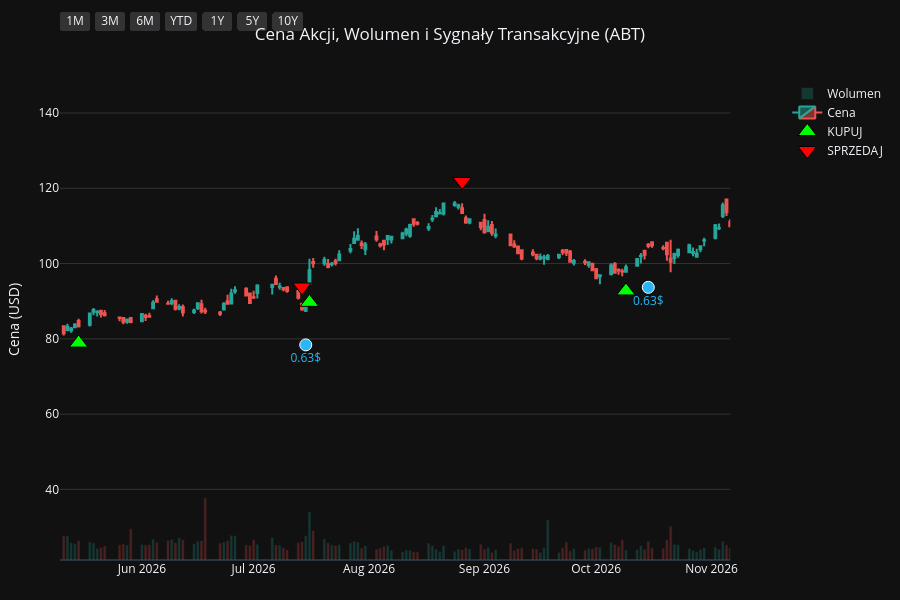
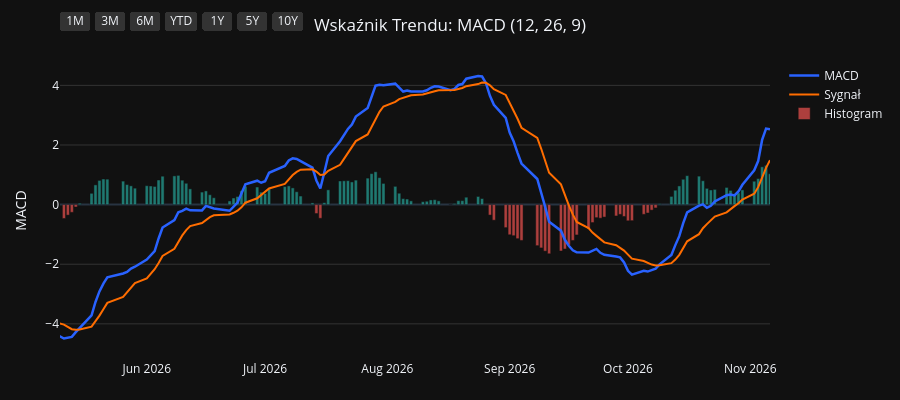
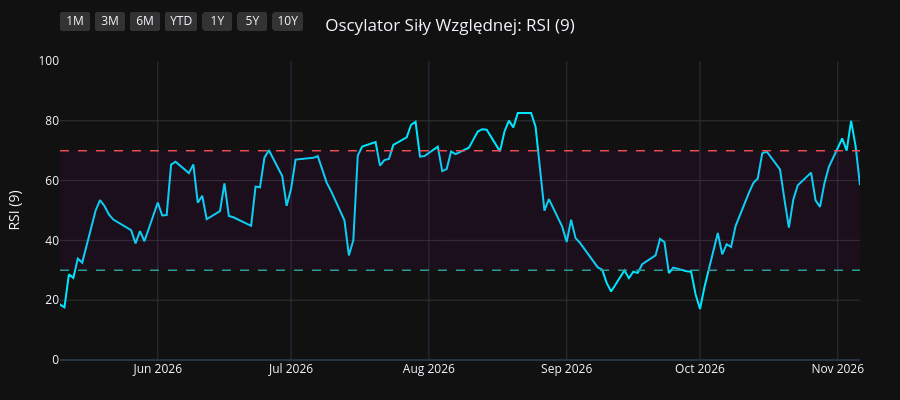
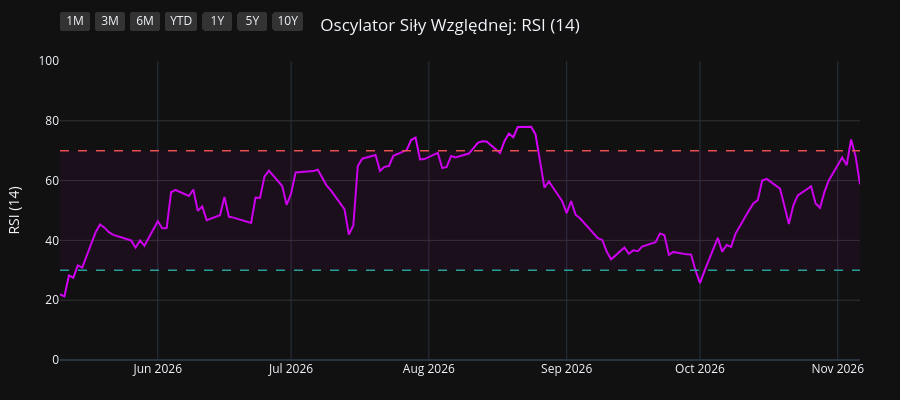

Write notebook code for charts like these, in order.
### Code cell
import os
import yfinance as yf
import pandas as pd
import pandas_ta as ta
import plotly.graph_objects as go
from plotly.subplots import make_subplots

# 1. Pobranie i przygotowanie danych
symbol = os.environ.get("STOCK_TICKER", "").strip().upper()
if not symbol:
    raise RuntimeError("Set STOCK_TICKER before running price_extractor.ipynb")
df = yf.Ticker(symbol).history(period="10y")
df.index = df.index.tz_localize(None)

# Wskaźniki i sygnały
df.ta.macd(fast=12, slow=26, signal=9, append=True)
df.ta.rsi(length=9, append=True)
df.ta.rsi(length=14, append=True)
df.ta.rsi(length=21, append=True)
df.dropna(inplace=True)

macd = df['MACD_12_26_9']
signal = df['MACDs_12_26_9']
wczorajszy_macd = macd.shift(1)
wczorajszy_signal = signal.shift(1)

df['Decyzja'] = 'BRAK'
df.loc[(macd > signal) & (wczorajszy_macd <= wczorajszy_signal), 'Decyzja'] = 'KUPUJ'
df.loc[(macd < signal) & (wczorajszy_macd >= wczorajszy_signal), 'Decyzja'] = 'SPRZEDAJ'

df_kupuj = df[df['Decyzja'] == 'KUPUJ']
df_sprzedaj = df[df['Decyzja'] == 'SPRZEDAJ']
df_dywidendy = df[df['Dividends'] > 0]
df_splity = df[df['Stock Splits'] > 0]

# Wspólna konfiguracja osi X
konfiguracja_osi_x = dict(
    type="date",
    showspikes=True, spikemode="across", spikesnap="cursor", spikedash="dot", spikecolor="#ffffff", spikethickness=1, hoverformat="%Y-%m-%d",
    rangeselector=dict(
        buttons=list([
            dict(count=1, label="1M", step="month", stepmode="backward"),
            dict(count=3, label="3M", step="month", stepmode="backward"),
            dict(count=6, label="6M", step="month", stepmode="backward"),
            dict(count=1, label="YTD", step="year", stepmode="todate"),
            dict(count=1, label="1Y", step="year", stepmode="backward"),
            dict(count=5, label="5Y", step="year", stepmode="backward"),
            dict(step="all", label="10Y")
        ]),
        bgcolor="#333333", activecolor="#2962ff", x=0, y=1.1
    )
)

# ==========================================
# WYKRES 1: CENA + WOLUMEN + SYGNAŁY
# ==========================================
fig1 = make_subplots(specs=[[{"secondary_y": True}]])

kolory_wolumenu = ['#26a69a' if row['Close'] >= row['Open'] else '#ef5350' for index, row in df.iterrows()]
fig1.add_trace(go.Bar(x=df.index, y=df['Volume'], marker_color=kolory_wolumenu, opacity=0.25, name='Wolumen'), secondary_y=True)
fig1.add_trace(go.Candlestick(x=df.index, open=df['Open'], high=df['High'], low=df['Low'], close=df['Close'], name='Cena', increasing_line_color='#26a69a', decreasing_line_color='#ef5350'), secondary_y=False)
fig1.add_trace(go.Scatter(x=df_kupuj.index, y=df_kupuj['Low'] * 0.95, customdata=df_kupuj[['Low', 'High']], mode='markers', marker=dict(symbol='triangle-up', size=16, color='#00ff00', line=dict(width=1, color='black')), name='KUPUJ', hovertemplate='KUPUJ<br>Najniższa: %{customdata[0]:.2f}<br>Najwyższa: %{customdata[1]:.2f}<extra></extra>'), secondary_y=False)
fig1.add_trace(go.Scatter(x=df_sprzedaj.index, y=df_sprzedaj['High'] * 1.05, customdata=df_sprzedaj[['Low', 'High']], mode='markers', marker=dict(symbol='triangle-down', size=16, color='#ff0000', line=dict(width=1, color='black')), name='SPRZEDAJ', hovertemplate='SPRZEDAJ<br>Najniższa: %{customdata[0]:.2f}<br>Najwyższa: %{customdata[1]:.2f}<extra></extra>'), secondary_y=False)

if not df_dywidendy.empty:
    fig1.add_trace(go.Scatter(x=df_dywidendy.index, y=df_dywidendy['Low'] * 0.90, mode='markers+text', marker=dict(symbol='circle', size=12, color='#29b6f6', line=dict(width=1, color='white')), text=df_dywidendy['Dividends'].apply(lambda x: f"{x}$"), textposition="bottom center", name='Dywidenda', showlegend=False, hovertemplate='Dywidenda: %{text}<extra></extra>', textfont=dict(color="#29b6f6")), secondary_y=False)
if not df_splity.empty:
                    fig1.add_trace(go.Scatter(x=df_splity.index, y=df_splity['High'], mode='markers+text', marker=dict(symbol='star', size=16, color='#ffee58', line=dict(width=1, color='black')), text=df_splity['Stock Splits'].apply(lambda x: f"{x:g}:1" if x >= 1 else f"1:{1 / x:g}"), textposition="top center", name='Split', hovertemplate='%{text}<extra></extra>', textfont=dict(color="#ffee58")), secondary_y=False)

fig1.update_layout(title=dict(text=f"Cena Akcji, Wolumen i Sygnały Transakcyjne ({symbol})", x=0.5, xanchor='center'), dragmode='pan', xaxis_rangeslider_visible=False, template='plotly_dark', height=600, hovermode='x unified', margin=dict(l=60, r=40, t=60, b=40))
fig1.update_xaxes(**konfiguracja_osi_x)
fig1.update_xaxes(range=[df.index.max() - pd.Timedelta(days=180), df.index.max()])
fig1.update_yaxes(title_text="Cena (USD)", secondary_y=False, gridcolor='#333333')
fig1.update_yaxes(range=[0, df['Volume'].max() * 4], showgrid=False, showticklabels=False, secondary_y=True)
fig1.show(config={'scrollZoom': True})

# ==========================================
# WYKRES 2: WSKAŹNIK MACD
# ==========================================
fig2 = go.Figure()
fig2.add_trace(go.Scatter(x=df.index, y=df['MACD_12_26_9'], line=dict(color='#2962ff', width=2.5), name='MACD'))
fig2.add_trace(go.Scatter(x=df.index, y=df['MACDs_12_26_9'], line=dict(color='#ff6d00', width=2), name='Sygnał'))
kolory_macd = ['#26a69a' if val >= 0 else '#ef5350' for val in df['MACDh_12_26_9']]
fig2.add_trace(go.Bar(x=df.index, y=df['MACDh_12_26_9'], marker_color=kolory_macd, name='Histogram', opacity=0.7))
fig2.update_layout(title=dict(text="Wskaźnik Trendu: MACD (12, 26, 9)", x=0.5, xanchor='center'), dragmode='pan', xaxis_rangeslider_visible=False, template='plotly_dark', height=400, hovermode='x unified', margin=dict(l=60, r=40, t=60, b=40))
fig2.update_xaxes(**konfiguracja_osi_x)
fig2.update_xaxes(range=[df.index.max() - pd.Timedelta(days=180), df.index.max()])
fig2.update_yaxes(title_text="MACD", gridcolor='#333333')
fig2.show(config={'scrollZoom': True})

# ==========================================
# WYKRES 3: OSCYLATOR RSI (9)
# ==========================================
fig3 = go.Figure()
fig3.add_trace(go.Scatter(x=df.index, y=df['RSI_9'], line=dict(color='#00e5ff', width=2), name='RSI (9)'))
fig3.add_hline(y=70, line_dash="dash", line_color="#ef5350", line_width=1.5)
fig3.add_hline(y=30, line_dash="dash", line_color="#26a69a", line_width=1.5)
fig3.add_hrect(y0=30, y1=70, line_width=0, fillcolor="purple", opacity=0.1)
fig3.update_layout(title=dict(text="Oscylator Siły Względnej: RSI (9)", x=0.5, xanchor='center'), dragmode='pan', xaxis_rangeslider_visible=False, template='plotly_dark', height=400, hovermode='x unified', margin=dict(l=60, r=40, t=60, b=40))
fig3.update_xaxes(**konfiguracja_osi_x)
fig3.update_xaxes(range=[df.index.max() - pd.Timedelta(days=180), df.index.max()])
fig3.update_yaxes(title_text="RSI (9)", range=[0, 100], gridcolor='#333333')
fig3.show(config={'scrollZoom': True})

# ==========================================
# WYKRES 4: OSCYLATOR RSI (14)
# ==========================================
fig4 = go.Figure()
fig4.add_trace(go.Scatter(x=df.index, y=df['RSI_14'], line=dict(color='#d500f9', width=2), name='RSI (14)'))
fig4.add_hline(y=70, line_dash="dash", line_color="#ef5350", line_width=1.5)
fig4.add_hline(y=30, line_dash="dash", line_color="#26a69a", line_width=1.5)
fig4.add_hrect(y0=30, y1=70, line_width=0, fillcolor="purple", opacity=0.1)
fig4.update_layout(title=dict(text="Oscylator Siły Względnej: RSI (14)", x=0.5, xanchor='center'), dragmode='pan', xaxis_rangeslider_visible=False, template='plotly_dark', height=400, hovermode='x unified', margin=dict(l=60, r=40, t=60, b=40))
fig4.update_xaxes(**konfiguracja_osi_x)
fig4.update_xaxes(range=[df.index.max() - pd.Timedelta(days=180), df.index.max()])
fig4.update_yaxes(title_text="RSI (14)", range=[0, 100], gridcolor='#333333')
fig4.show(config={'scrollZoom': True})

# ==========================================
# WYKRES 5: OSCYLATOR RSI (21)
# ==========================================
fig5 = go.Figure()
fig5.add_trace(go.Scatter(x=df.index, y=df['RSI_21'], line=dict(color='#64dd17', width=2), name='RSI (21)'))
fig5.add_hline(y=70, line_dash="dash", line_color="#ef5350", line_width=1.5)
fig5.add_hline(y=30, line_dash="dash", line_color="#26a69a", line_width=1.5)
fig5.add_hrect(y0=30, y1=70, line_width=0, fillcolor="purple", opacity=0.1)
fig5.update_layout(title=dict(text="Oscylator Siły Względnej: RSI (21)", x=0.5, xanchor='center'), dragmode='pan', xaxis_rangeslider_visible=False, template='plotly_dark', height=400, hovermode='x unified', margin=dict(l=60, r=40, t=60, b=40))
fig5.update_xaxes(**konfiguracja_osi_x)
fig5.update_xaxes(range=[df.index.max() - pd.Timedelta(days=180), df.index.max()])
fig5.update_yaxes(title_text="RSI (21)", range=[0, 100], gridcolor='#333333')
fig5.show(config={'scrollZoom': True})

### Figure 1 — Plotly figure (JSON) as saved in the notebook; plotly's stock layout.template omitted (floating-point values rounded to 4 significant figures; data arrays with more than 128 entries replaced by an {"elided": "..."} marker saying what was removed)
{"data": [{"marker": {"color": {"elided": "2481 str values"}}, "name": "Wolumen", "opacity": 0.25, "type": "bar", "x": {"elided": "2481 str values"}, "xaxis": "x", "y": {"elided": "2481 int values"}, "yaxis": "y2"}, {"close": {"elided": "2481 float values"}, "decreasing": {"line": {"color": "#ef5350"}}, "high": {"elided": "2481 float values"}, "increasing": {"line": {"color": "#26a69a"}}, "low": {"elided": "2481 float values"}, "name": "Cena", "open": {"elided": "2481 float values"}, "type": "candlestick", "x": {"elided": "2481 str values"}, "xaxis": "x", "yaxis": "y"}, {"customdata": {"elided": "108x2 float values"}, "hovertemplate": "KUPUJ<br>Najniższa: %{customdata[0]:.2f}<br>Najwyższa: %{customdata[1]:.2f}<extra></extra>", "marker": {"color": "#00ff00", "line": {"color": "black", "width": 1}, "size": 16, "symbol": "triangle-up"}, "mode": "markers", "name": "KUPUJ", "type": "scatter", "x": ["2016-12-27T00:00:00", "2017-01-27T00:00:00", "2017-04-24T00:00:00", "2017-05-26T00:00:00", "2017-07-20T00:00:00", "2017-08-23T00:00:00", "2017-09-25T00:00:00", "2017-09-28T00:00:00", "2017-11-22T00:00:00", "2017-11-30T00:00:00", "2017-12-18T00:00:00", "2018-01-24T00:00:00", "2018-02-26T00:00:00", "2018-04-17T00:00:00", "2018-05-07T00:00:00", "2018-07-09T00:00:00", "2018-08-23T00:00:00", "2018-09-13T00:00:00", "2018-11-02T00:00:00", "2018-11-28T00:00:00", "2018-12-12T00:00:00", "2018-12-31T00:00:00", "2019-01-11T00:00:00", "2019-03-15T00:00:00", "2019-03-19T00:00:00", "2019-04-26T00:00:00", "2019-05-30T00:00:00", "2019-07-03T00:00:00", "2019-07-19T00:00:00", "2019-08-30T00:00:00", "2019-09-04T00:00:00", "2019-09-11T00:00:00", "2019-10-15T00:00:00", "2019-11-26T00:00:00", "2019-12-06T00:00:00", "2019-12-13T00:00:00", "2020-01-16T00:00:00", "2020-03-18T00:00:00", "2020-03-27T00:00:00", "2020-06-23T00:00:00", "2020-07-01T00:00:00", "2020-08-27T00:00:00", "2020-10-01T00:00:00", "2020-11-04T00:00:00", "2020-12-17T00:00:00", "2021-03-22T00:00:00", "2021-05-25T00:00:00", "2021-06-15T00:00:00", "2021-08-16T00:00:00", "2021-09-02T00:00:00", "2021-10-15T00:00:00", "2021-11-15T00:00:00", "2021-12-03T00:00:00", "2022-02-02T00:00:00", "2022-03-03T00:00:00", "2022-03-09T00:00:00", "2022-03-16T00:00:00", "2022-04-20T00:00:00", "2022-05-17T00:00:00", "2022-06-27T00:00:00", "2022-08-10T00:00:00", "2022-09-08T00:00:00", "2022-10-04T00:00:00", "2022-10-31T00:00:00", "2022-11-04T00:00:00", "2022-12-12T00:00:00", "2023-01-04T00:00:00", "2023-01-23T00:00:00", "2023-03-20T00:00:00", "2023-06-15T00:00:00", "2023-07-13T00:00:00", "2023-07-20T00:00:00", "2023-09-13T00:00:00", "2023-10-06T00:00:00", "2023-10-18T00:00:00", "2023-12-28T00:00:00", "2024-01-09T00:00:00", "2024-02-20T00:00:00", "2024-04-26T00:00:00", "2024-05-22T00:00:00", "2024-06-03T00:00:00", "2024-07-12T00:00:00", "2024-07-22T00:00:00", "2024-09-09T00:00:00", "2024-10-10T00:00:00", "2024-11-05T00:00:00", "2024-11-22T00:00:00", "2024-12-26T00:00:00", "2025-01-13T00:00:00", "2025-01-16T00:00:00", "2025-02-25T00:00:00", "2025-03-31T00:00:00", "2025-04-16T00:00:00", "2025-05-16T00:00:00", "2025-06-11T00:00:00", "2025-06-24T00:00:00", "2025-06-30T00:00:00", "2025-07-30T00:00:00", "2025-09-12T00:00:00", "2025-09-17T00:00:00", "2025-11-07T00:00:00", "2025-12-15T00:00:00", "2026-02-06T00:00:00", "2026-04-08T00:00:00", "2026-04-14T00:00:00", "2026-05-15T00:00:00", "2026-07-16T00:00:00", "2026-10-09T00:00:00"], "xaxis": "x", "y": [30.28, 32.4, 34.94, 34.94, 39.55, 39.58, 41.93, 42.97, 44.76, 44.55, 44.64, 49.15, 48.34, 48.02, 47.93, 50.53, 53.61, 54.85, 57.08, 57.49, 59.45, 58.63, 56.14, 65.03, 65.11, 64.14, 62.77, 70.26, 72.62, 70.28, 69.57, 68.3, 67.28, 70.3, 71.19, 71.52, 73.2, 62.29, 61.63, 76.34, 76.04, 92.45, 91.48, 93.25, 91.14, 102.0, 100.3, 93.96, 105.7, 109.1, 100.7, 110.3, 110.1, 110.3, 104.0, 100.5, 100.9, 101.8, 96.69, 93.84, 95.04, 90.16, 87.5, 85.83, 84.08, 94.2, 96.49, 98.75, 85.36, 91.02, 94.42, 95.6, 90.53, 84.67, 81.74, 97.86, 99.95, 102.1, 95.82, 92.72, 91.8, 93.77, 92.64, 103.5, 104.5, 105.8, 105.9, 103.5, 101.9, 101.5, 122.9, 119.5, 118.5, 122.0, 122.1, 121.6, 123.1, 117.3, 121.3, 122.5, 115.5, 116.1, 101.5, 94.39, 93.54, 78.87, 89.69, 92.72], "yaxis": "y"}, {"customdata": {"elided": "107x2 float values"}, "hovertemplate": "SPRZEDAJ<br>Najniższa: %{customdata[0]:.2f}<br>Najwyższa: %{customdata[1]:.2f}<extra></extra>", "marker": {"color": "#ff0000", "line": {"color": "black", "width": 1}, "size": 16, "symbol": "triangle-down"}, "mode": "markers", "name": "SPRZEDAJ", "type": "scatter", "x": ["2017-01-25T00:00:00", "2017-03-03T00:00:00", "2017-05-16T00:00:00", "2017-06-28T00:00:00", "2017-07-28T00:00:00", "2017-09-19T00:00:00", "2017-09-27T00:00:00", "2017-10-25T00:00:00", "2017-11-29T00:00:00", "2017-12-04T00:00:00", "2018-01-23T00:00:00", "2018-02-05T00:00:00", "2018-03-22T00:00:00", "2018-05-02T00:00:00", "2018-06-13T00:00:00", "2018-08-07T00:00:00", "2018-09-06T00:00:00", "2018-10-05T00:00:00", "2018-11-20T00:00:00", "2018-12-10T00:00:00", "2018-12-14T00:00:00", "2019-01-03T00:00:00", "2019-03-07T00:00:00", "2019-03-18T00:00:00", "2019-03-22T00:00:00", "2019-05-08T00:00:00", "2019-07-01T00:00:00", "2019-07-08T00:00:00", "2019-07-31T00:00:00", "2019-09-03T00:00:00", "2019-09-10T00:00:00", "2019-09-16T00:00:00", "2019-11-22T00:00:00", "2019-12-03T00:00:00", "2019-12-09T00:00:00", "2019-12-31T00:00:00", "2020-01-31T00:00:00", "2020-03-19T00:00:00", "2020-04-29T00:00:00", "2020-06-24T00:00:00", "2020-08-04T00:00:00", "2020-09-04T00:00:00", "2020-10-20T00:00:00", "2020-11-19T00:00:00", "2021-02-19T00:00:00", "2021-04-27T00:00:00", "2021-05-26T00:00:00", "2021-08-11T00:00:00", "2021-08-25T00:00:00", "2021-09-13T00:00:00", "2021-11-11T00:00:00", "2021-11-18T00:00:00", "2022-01-04T00:00:00", "2022-02-15T00:00:00", "2022-03-08T00:00:00", "2022-03-10T00:00:00", "2022-04-18T00:00:00", "2022-04-26T00:00:00", "2022-06-10T00:00:00", "2022-08-09T00:00:00", "2022-08-22T00:00:00", "2022-09-20T00:00:00", "2022-10-20T00:00:00", "2022-11-03T00:00:00", "2022-12-06T00:00:00", "2022-12-19T00:00:00", "2023-01-19T00:00:00", "2023-01-24T00:00:00", "2023-05-08T00:00:00", "2023-07-12T00:00:00", "2023-07-18T00:00:00", "2023-08-02T00:00:00", "2023-09-20T00:00:00", "2023-10-11T00:00:00", "2023-12-21T00:00:00", "2023-12-29T00:00:00", "2024-01-22T00:00:00", "2024-03-13T00:00:00", "2024-05-21T00:00:00", "2024-05-29T00:00:00", "2024-07-01T00:00:00", "2024-07-18T00:00:00", "2024-09-05T00:00:00", "2024-09-18T00:00:00", "2024-10-25T00:00:00", "2024-11-07T00:00:00", "2024-12-03T00:00:00", "2025-01-10T00:00:00", "2025-01-15T00:00:00", "2025-02-14T00:00:00", "2025-03-05T00:00:00", "2025-04-04T00:00:00", "2025-05-13T00:00:00", "2025-05-22T00:00:00", "2025-06-17T00:00:00", "2025-06-27T00:00:00", "2025-07-02T00:00:00", "2025-09-10T00:00:00", "2025-09-15T00:00:00", "2025-09-26T00:00:00", "2025-12-03T00:00:00", "2026-01-13T00:00:00", "2026-03-06T00:00:00", "2026-04-10T00:00:00", "2026-04-16T00:00:00", "2026-07-14T00:00:00", "2026-08-26T00:00:00"], "xaxis": "x", "y": [35.44, 39.89, 39.28, 43.19, 44.47, 46.28, 47.02, 49.74, 50.12, 50.03, 53.28, 55.34, 55.54, 52.63, 56.77, 58.97, 59.76, 65.42, 64.13, 64.63, 64.81, 62.44, 70.99, 72.81, 72.86, 70.38, 77.71, 77.98, 81.14, 77.69, 76.62, 77.02, 77.43, 77.8, 78.72, 80.16, 82.58, 75.71, 86.48, 84.32, 93.93, 98.93, 102.9, 104.1, 117.8, 115.6, 111.6, 116.8, 119.2, 122.8, 122.6, 123.0, 132.7, 119.6, 113.5, 112.4, 113.3, 114.6, 106.8, 104.7, 105.1, 99.11, 94.46, 93.76, 101.9, 103.6, 109.0, 110.3, 108.9, 105.6, 105.1, 108.0, 99.36, 95.25, 107.1, 109.2, 114.5, 119.8, 103.4, 101.3, 105.0, 104.2, 114.6, 117.6, 117.0, 118.1, 118.1, 114.5, 114.0, 134.1, 140.0, 133.8, 133.8, 134.9, 136.1, 137.0, 138.4, 134.5, 137.0, 136.9, 130.7, 127.7, 114.0, 105.8, 102.6, 93.77, 121.8], "yaxis": "y"}, {"hovertemplate": "Dywidenda: %{text}<extra></extra>", "marker": {"color": "#29b6f6", "line": {"color": "white", "width": 1}, "size": 12, "symbol": "circle"}, "mode": "markers+text", "name": "Dywidenda", "showlegend": false, "text": ["0.265$", "0.265$", "0.265$", "0.265$", "0.28$", "0.28$", "0.28$", "0.28$", "0.32$", "0.32$", "0.32$", "0.32$", "0.36$", "0.36$", "0.36$", "0.36$", "0.45$", "0.45$", "0.45$", "0.45$", "0.47$", "0.47$", "0.47$", "0.47$", "0.51$", "0.51$", "0.51$", "0.51$", "0.55$", "0.55$", "0.55$", "0.55$", "0.59$", "0.59$", "0.59$", "0.59$", "0.63$", "0.63$", "0.63$", "0.63$"], "textfont": {"color": "#29b6f6"}, "textposition": "bottom center", "type": "scatter", "x": ["2017-01-11T00:00:00", "2017-04-11T00:00:00", "2017-07-12T00:00:00", "2017-10-12T00:00:00", "2018-01-11T00:00:00", "2018-04-12T00:00:00", "2018-07-12T00:00:00", "2018-10-12T00:00:00", "2019-01-14T00:00:00", "2019-04-12T00:00:00", "2019-07-12T00:00:00", "2019-10-11T00:00:00", "2020-01-14T00:00:00", "2020-04-14T00:00:00", "2020-07-14T00:00:00", "2020-10-14T00:00:00", "2021-01-14T00:00:00", "2021-04-14T00:00:00", "2021-07-14T00:00:00", "2021-10-14T00:00:00", "2022-01-13T00:00:00", "2022-04-13T00:00:00", "2022-07-14T00:00:00", "2022-10-13T00:00:00", "2023-01-12T00:00:00", "2023-04-13T00:00:00", "2023-07-13T00:00:00", "2023-10-12T00:00:00", "2024-01-11T00:00:00", "2024-04-12T00:00:00", "2024-07-15T00:00:00", "2024-10-15T00:00:00", "2025-01-15T00:00:00", "2025-04-15T00:00:00", "2025-07-15T00:00:00", "2025-10-15T00:00:00", "2026-01-15T00:00:00", "2026-04-15T00:00:00", "2026-07-15T00:00:00", "2026-10-15T00:00:00"], "xaxis": "x", "y": [30.39, 32.58, 36.45, 41.29, 44.69, 45.03, 48.27, 53.3, 53.18, 60.99, 65.35, 62.84, 66.64, 68.9, 73.34, 86.12, 88.41, 98.07, 94.84, 95.03, 105.8, 96.25, 85.55, 80.92, 92.28, 85.14, 89.45, 75.77, 95.6, 92.57, 87.99, 99.81, 96.05, 109.3, 113.9, 110.4, 108.6, 89.38, 78.39, 93.68], "yaxis": "y"}], "layout": {"dragmode": "pan", "height": 600, "hovermode": "x unified", "margin": {"b": 40, "l": 60, "r": 40, "t": 60}, "title": {"text": "Cena Akcji, Wolumen i Sygnały Transakcyjne (ABT)", "x": 0.5, "xanchor": "center"}, "xaxis": {"anchor": "y", "domain": [0.0, 0.94], "hoverformat": "%Y-%m-%d", "range": ["2026-05-10T00:00:00", "2026-11-06T00:00:00"], "rangeselector": {"activecolor": "#2962ff", "bgcolor": "#333333", "buttons": [{"count": 1, "label": "1M", "step": "month", "stepmode": "backward"}, {"count": 3, "label": "3M", "step": "month", "stepmode": "backward"}, {"count": 6, "label": "6M", "step": "month", "stepmode": "backward"}, {"count": 1, "label": "YTD", "step": "year", "stepmode": "todate"}, {"count": 1, "label": "1Y", "step": "year", "stepmode": "backward"}, {"count": 5, "label": "5Y", "step": "year", "stepmode": "backward"}, {"label": "10Y", "step": "all"}], "x": 0, "y": 1.1}, "rangeslider": {"visible": false}, "showspikes": true, "spikecolor": "#ffffff", "spikedash": "dot", "spikemode": "across", "spikesnap": "cursor", "spikethickness": 1, "type": "date"}, "yaxis": {"anchor": "x", "domain": [0.0, 1.0], "gridcolor": "#333333", "title": {"text": "Cena (USD)"}}, "yaxis2": {"anchor": "x", "overlaying": "y", "range": [0, 325085200], "showgrid": false, "showticklabels": false, "side": "right"}}}

### Figure 2 — Plotly figure (JSON) as saved in the notebook; plotly's stock layout.template omitted (floating-point values rounded to 4 significant figures; data arrays with more than 128 entries replaced by an {"elided": "..."} marker saying what was removed)
{"data": [{"line": {"color": "#2962ff", "width": 2.5}, "name": "MACD", "type": "scatter", "x": {"elided": "2481 str values"}, "y": {"elided": "2481 float values"}}, {"line": {"color": "#ff6d00", "width": 2}, "name": "Sygnał", "type": "scatter", "x": {"elided": "2481 str values"}, "y": {"elided": "2481 float values"}}, {"marker": {"color": {"elided": "2481 str values"}}, "name": "Histogram", "opacity": 0.7, "type": "bar", "x": {"elided": "2481 str values"}, "y": {"elided": "2481 float values"}}], "layout": {"dragmode": "pan", "height": 400, "hovermode": "x unified", "margin": {"b": 40, "l": 60, "r": 40, "t": 60}, "title": {"text": "Wskaźnik Trendu: MACD (12, 26, 9)", "x": 0.5, "xanchor": "center"}, "xaxis": {"hoverformat": "%Y-%m-%d", "range": ["2026-05-10T00:00:00", "2026-11-06T00:00:00"], "rangeselector": {"activecolor": "#2962ff", "bgcolor": "#333333", "buttons": [{"count": 1, "label": "1M", "step": "month", "stepmode": "backward"}, {"count": 3, "label": "3M", "step": "month", "stepmode": "backward"}, {"count": 6, "label": "6M", "step": "month", "stepmode": "backward"}, {"count": 1, "label": "YTD", "step": "year", "stepmode": "todate"}, {"count": 1, "label": "1Y", "step": "year", "stepmode": "backward"}, {"count": 5, "label": "5Y", "step": "year", "stepmode": "backward"}, {"label": "10Y", "step": "all"}], "x": 0, "y": 1.1}, "rangeslider": {"visible": false}, "showspikes": true, "spikecolor": "#ffffff", "spikedash": "dot", "spikemode": "across", "spikesnap": "cursor", "spikethickness": 1, "type": "date"}, "yaxis": {"gridcolor": "#333333", "title": {"text": "MACD"}}}}

### Figure 3 — Plotly figure (JSON) as saved in the notebook; plotly's stock layout.template omitted (floating-point values rounded to 4 significant figures; data arrays with more than 128 entries replaced by an {"elided": "..."} marker saying what was removed)
{"data": [{"line": {"color": "#00e5ff", "width": 2}, "name": "RSI (9)", "type": "scatter", "x": {"elided": "2481 str values"}, "y": {"elided": "2481 float values"}}], "layout": {"dragmode": "pan", "height": 400, "hovermode": "x unified", "margin": {"b": 40, "l": 60, "r": 40, "t": 60}, "shapes": [{"line": {"color": "#ef5350", "dash": "dash", "width": 1.5}, "type": "line", "x0": 0, "x1": 1, "xref": "x domain", "y0": 70, "y1": 70, "yref": "y"}, {"line": {"color": "#26a69a", "dash": "dash", "width": 1.5}, "type": "line", "x0": 0, "x1": 1, "xref": "x domain", "y0": 30, "y1": 30, "yref": "y"}, {"fillcolor": "purple", "line": {"width": 0}, "opacity": 0.1, "type": "rect", "x0": 0, "x1": 1, "xref": "x domain", "y0": 30, "y1": 70, "yref": "y"}], "title": {"text": "Oscylator Siły Względnej: RSI (9)", "x": 0.5, "xanchor": "center"}, "xaxis": {"hoverformat": "%Y-%m-%d", "range": ["2026-05-10T00:00:00", "2026-11-06T00:00:00"], "rangeselector": {"activecolor": "#2962ff", "bgcolor": "#333333", "buttons": [{"count": 1, "label": "1M", "step": "month", "stepmode": "backward"}, {"count": 3, "label": "3M", "step": "month", "stepmode": "backward"}, {"count": 6, "label": "6M", "step": "month", "stepmode": "backward"}, {"count": 1, "label": "YTD", "step": "year", "stepmode": "todate"}, {"count": 1, "label": "1Y", "step": "year", "stepmode": "backward"}, {"count": 5, "label": "5Y", "step": "year", "stepmode": "backward"}, {"label": "10Y", "step": "all"}], "x": 0, "y": 1.1}, "rangeslider": {"visible": false}, "showspikes": true, "spikecolor": "#ffffff", "spikedash": "dot", "spikemode": "across", "spikesnap": "cursor", "spikethickness": 1, "type": "date"}, "yaxis": {"gridcolor": "#333333", "range": [0, 100], "title": {"text": "RSI (9)"}}}}

### Figure 4 — Plotly figure (JSON) as saved in the notebook; plotly's stock layout.template omitted (floating-point values rounded to 4 significant figures; data arrays with more than 128 entries replaced by an {"elided": "..."} marker saying what was removed)
{"data": [{"line": {"color": "#d500f9", "width": 2}, "name": "RSI (14)", "type": "scatter", "x": {"elided": "2481 str values"}, "y": {"elided": "2481 float values"}}], "layout": {"dragmode": "pan", "height": 400, "hovermode": "x unified", "margin": {"b": 40, "l": 60, "r": 40, "t": 60}, "shapes": [{"line": {"color": "#ef5350", "dash": "dash", "width": 1.5}, "type": "line", "x0": 0, "x1": 1, "xref": "x domain", "y0": 70, "y1": 70, "yref": "y"}, {"line": {"color": "#26a69a", "dash": "dash", "width": 1.5}, "type": "line", "x0": 0, "x1": 1, "xref": "x domain", "y0": 30, "y1": 30, "yref": "y"}, {"fillcolor": "purple", "line": {"width": 0}, "opacity": 0.1, "type": "rect", "x0": 0, "x1": 1, "xref": "x domain", "y0": 30, "y1": 70, "yref": "y"}], "title": {"text": "Oscylator Siły Względnej: RSI (14)", "x": 0.5, "xanchor": "center"}, "xaxis": {"hoverformat": "%Y-%m-%d", "range": ["2026-05-10T00:00:00", "2026-11-06T00:00:00"], "rangeselector": {"activecolor": "#2962ff", "bgcolor": "#333333", "buttons": [{"count": 1, "label": "1M", "step": "month", "stepmode": "backward"}, {"count": 3, "label": "3M", "step": "month", "stepmode": "backward"}, {"count": 6, "label": "6M", "step": "month", "stepmode": "backward"}, {"count": 1, "label": "YTD", "step": "year", "stepmode": "todate"}, {"count": 1, "label": "1Y", "step": "year", "stepmode": "backward"}, {"count": 5, "label": "5Y", "step": "year", "stepmode": "backward"}, {"label": "10Y", "step": "all"}], "x": 0, "y": 1.1}, "rangeslider": {"visible": false}, "showspikes": true, "spikecolor": "#ffffff", "spikedash": "dot", "spikemode": "across", "spikesnap": "cursor", "spikethickness": 1, "type": "date"}, "yaxis": {"gridcolor": "#333333", "range": [0, 100], "title": {"text": "RSI (14)"}}}}
